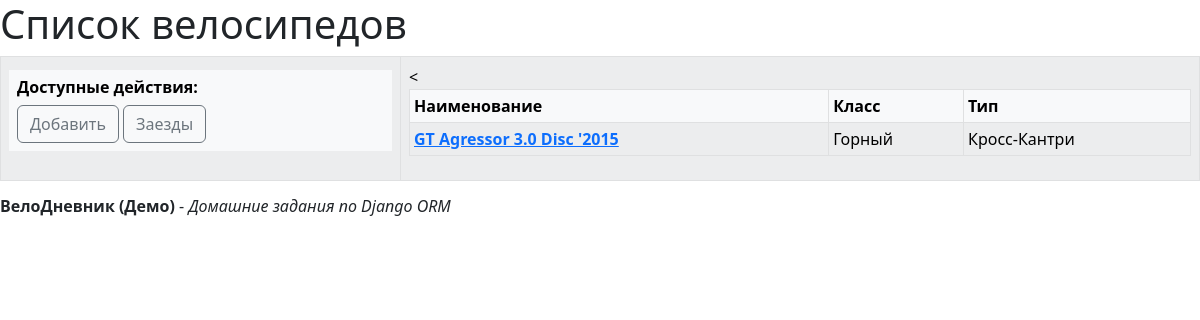
Page /veloride/ on the committed database.
### veloride/models.py (models this page shows, shortened)
class Bike(models.Model):
    manufacturer = models.ForeignKey(Organization, on_delete=models.PROTECT, related_name='bike',
                                     verbose_name='Производитель')
    model_name = models.CharField(max_length=64, verbose_name='Модель')
    model_year = models.PositiveSmallIntegerField(verbose_name='Год модели')
    bike_class = models.ForeignKey(BikeClass, on_delete=models.PROTECT, related_name="bike", verbose_name='Класс')
    bike_type = models.ForeignKey(BikeType, on_delete=models.PROTECT, related_name='bike', verbose_name='Тип')
    description = models.TextField(blank=True, null=False, verbose_name='Описание')
    is_new = models.BooleanField(default=True, verbose_name='Новый')
    old_odo = models.PositiveIntegerField(blank=True, null=True, verbose_name='С пробегом, км')
    bought_date = models.DateField(blank=True, null=True, verbose_name='Дата покупки')
    bought_in = models.CharField(max_length=64, blank=True, null=True, verbose_name='Продавец')
    price = models.FloatField(blank=True, null=True, verbose_name='Цена')
    orig_price = models.FloatField(blank=True, null=True, verbose_name='Цена без скидки')
    discount = models.PositiveSmallIntegerField(blank=True, null=True, verbose_name='Скидка')
    archived = models.BooleanField(default=False, verbose_name='Архив')
    class Meta:
        verbose_name = 'Велосипед'
        verbose_name_plural = 'Велосипеды'
    def __str__(self):
        return str(self.manufacturer) + " " + \
               str(self.model_name) + " '" + \
               str(self.model_year)

class Organization(models.Model):
    name = models.CharField(max_length=255, null=False, verbose_name="Наименование")
    fullname = models.CharField(max_length=512, blank=True, null=True, verbose_name="Полное наименование")
    phone1 = models.CharField(max_length=20, blank=True, null=True, verbose_name="Контактный телефон")
    phone2 = models.CharField(max_length=20, blank=True, null=True, verbose_name="Доп. телефон")
    address = models.CharField(max_length=255, blank=True, null=True, verbose_name="Адрес")
    org_email = models.CharField(max_length=128, blank=True, null=True, verbose_name="Эл. почта")
    org_site = models.CharField(max_length=255, blank=True, null=True, verbose_name="Официальный сайт")
    org_type = models.CharField(max_length=128, blank=True, null=True, verbose_name="Тип")
    archived = models.BooleanField(default=False, verbose_name="Архив")
    class Meta:
        verbose_name = 'Организация'
        verbose_name_plural = 'Организации'
    def __str__(self):
        return str(self.name)

class BikeClass(models.Model):
    name = models.CharField(max_length=128, null=False, blank=False, verbose_name='Наименование')
    description = models.TextField(null=False, blank=True, verbose_name='Описание')
    archived = models.BooleanField(default=False, verbose_name='Архив')
    class Meta:
        verbose_name = 'Класс велосипедов'
        verbose_name_plural = 'Классы велосипедов'
    def __str__(self):
        return self.name

class BikeType(models.Model):
    name = models.CharField(max_length=128, null=False, blank=False, verbose_name='Наименование')
    description = models.TextField(null=False, blank=True, verbose_name='Описание')
    archived = models.BooleanField(default=False, verbose_name='Архив')
    def __str__(self):
        return self.name
    class Meta:
        verbose_name = 'Тип велосипеда'
        verbose_name_plural = 'Типы велосипедов'

### veloride/views.py (the view)
# urls.py: path("", BikesListView.as_view(), name="index"),
class BikesListView(ListView):
    template_name = "veloride/index.html"
    context_object_name = "veloride"
    queryset = (
        Bike
        .objects
        .select_related("bike_class")
        .select_related("bike_type")
        .filter(archived=False)
        .order_by("pk")
        .all()
    )

### veloride/templates/veloride/index.html (shortened to what this page needs)
{% extends 'veloride/base.html' %}
{% block body %}
  <h1>Cписок велосипедов</h1>
     <table class="table table-light table-bordered table-striped">
        <tbody>
             <tr class="align-middle"><th width="400">
                 <table class="table table-light table-borderless">
        <tbody>
            <thead>
                <tr>
                    <th class="fa-align-left" scope="col">
                        <h6><b>Доступные действия:</b></h6>
                        <a class="btn btn-outline-secondary" href="{% url 'veloride:create' %}">Добавить</a>
                        <a class="btn btn-outline-secondary" href="{% url 'veloride:bikerides' %}">Заезды</a>
                    </th>
                </tr>
            </thead>
        </tbody>
    </table>
             </th>
            <td>
             <table class="table table-light table-bordered table-striped table-sm">
                <tbody>
                    <tr>
                        <tr><th>Наименование</th><th>Класс</th><th>Тип</th><</tr>
                         {% for oper in veloride %}
                           <tr><th><a href="{% url 'veloride:details' oper.pk %}">{{ oper|default_if_none:'-' }}</a></th>
                          <td>{{ oper.bike_class|default_if_none:'-' }}</td>
                          <td>{{ oper.bike_type|default_if_none:'-' }}</td>
                          </tr>
                    </tr>
            {% endfor %}
                </tbody>
             </table>
             </td>
             </tr>
        </tbody>
    </table>
{% endblock %}

### rows in the picture
Bike: manufacturer+model_name+model_year "GT Agressor 3.0 Disc '2015", bike_class "Горный", bike_type "Кросс-Кантри"
